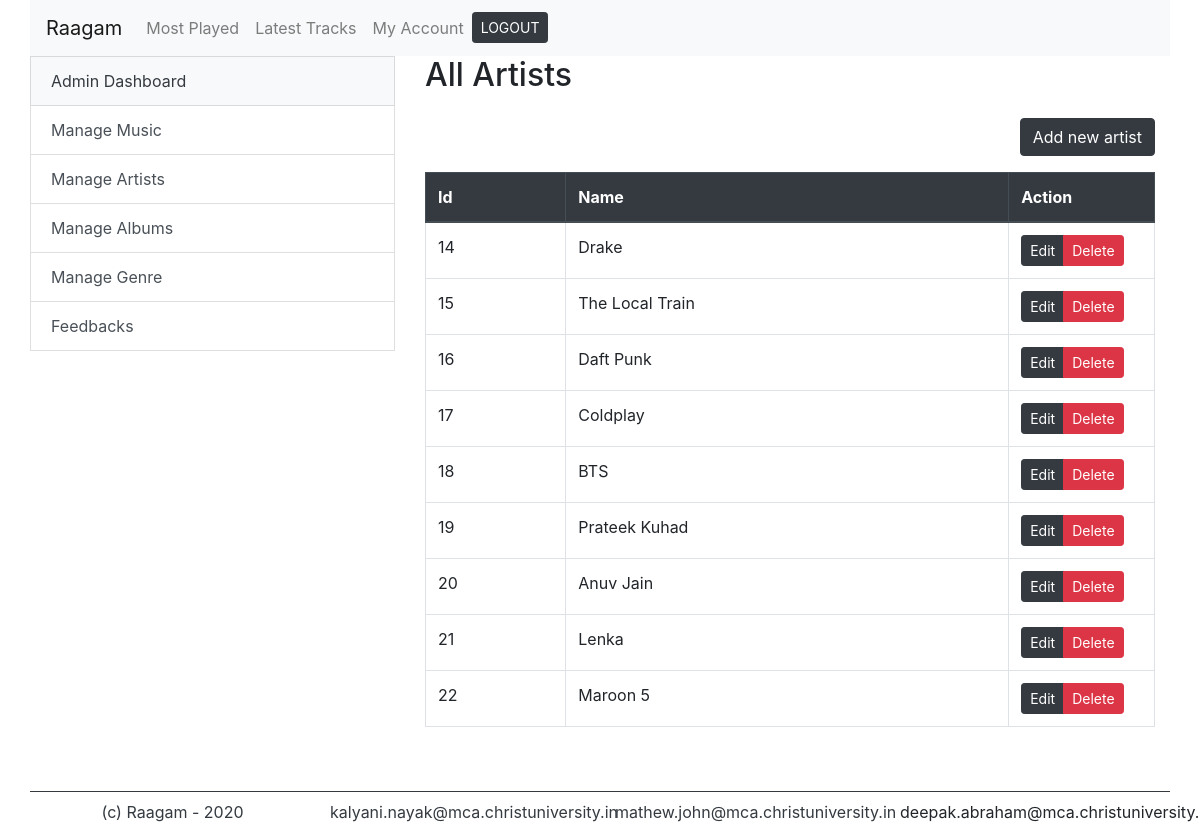
The app's page /admin_artists.php (signed in) with its own data.
### tables this page shows
CREATE TABLE `artists` (
  `id` int(11) NOT NULL,
  `name` varchar(50) NOT NULL
);

### files/functions.php (called while the page is built, shortened)
<?php
function get_all_artists($conn){
	$sql = "SELECT * FROM artists ORDER BY id ASC";
 	$res = $conn->query($sql);
 	$artists = array();
  	while ($data = $res->fetch_assoc()) {
  		array_push($artists, $data);
 	}
 	return $artists;
}

### admin_artists.php (the view, shortened to what this page needs)
<?php
	include 'files/functions.php';
	$artists = get_all_artists($conn);
?>
<?php require_once("files/header.php"); ?>
<div class="container">
	<div class="row">
		<?php include 'files/admin_side_bar.php'; ?>
		<div class="col-md-8">
			<h2>All Artists</h2>
			<a href="artist_add_new.php" class="btn btn-dark float-right mt-md-3 mb-md-3">
				Add new artist
			</a>
			<table class="table table-bordered">
			  <thead class="thead-dark">
			    <tr>
			      <th scope="col">Id</th>
			      <th scope="col">Name</th>
			      <th scope="col" style="width: 20%;">Action</th>
			    </tr>
			  </thead>
			  <tbody>
			  	<?php foreach ($artists as $key => $a): ?>
				    <tr>
				      <td><?php
				      	echo $a['id'];
				      ?></td>
				      <td><?php
				      	echo $a['name'];
				      ?></td>
				      <td><div class="btn-group btn-group-sm">
				      	<a href="admin_edit_artist.php?id=<?php echo($a['id']); ?>" class="btn btn-dark" title="">Edit</a>
				      	<a href="admin_delete_artist.php?id=<?php echo($a['id']); ?>" class="btn btn-danger" title="">Delete</a>
				      </div></td>
				    </tr>
			  	<?php endforeach ?>
			  </tbody>
			</table>
		</div>
	</div>
</div>
<?php require_once("files/footer.php"); ?>

### records on screen
artists: id "14", name "Drake"
artists: id "15", name "The Local Train"
artists: id "16", name "Daft Punk"
artists: id "17", name "Coldplay"
artists: id "18", name "BTS"
artists: id "19", name "Prateek Kuhad"
artists: id "20", name "Anuv Jain"
artists: id "21", name "Lenka"
artists: id "22", name "Maroon 5"
